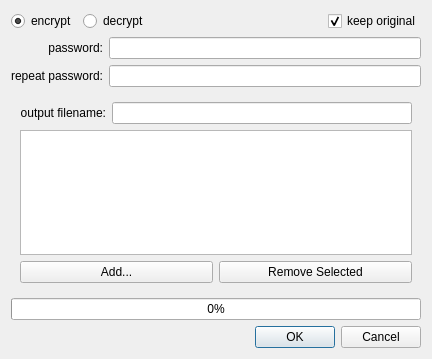
<?xml version="1.0" encoding="UTF-8"?>
<ui version="4.0">
 <class>PCPDialog</class>
 <widget class="QDialog" name="PCPDialog">
  <property name="geometry">
   <rect>
    <x>0</x>
    <y>0</y>
    <width>432</width>
    <height>359</height>
   </rect>
  </property>
  <property name="windowTitle">
   <string>Dialog</string>
  </property>
  <layout class="QVBoxLayout" name="verticalLayout_2">
   <item>
    <layout class="QHBoxLayout" name="horizontalLayout_2">
     <item>
      <widget class="QRadioButton" name="radioButton">
       <property name="text">
        <string>encrypt</string>
       </property>
       <property name="checked">
        <bool>true</bool>
       </property>
       <attribute name="buttonGroup">
        <string>buttonGroup</string>
       </attribute>
      </widget>
     </item>
     <item>
      <widget class="QRadioButton" name="radioButton_2">
       <property name="text">
        <string>decrypt</string>
       </property>
       <attribute name="buttonGroup">
        <string>buttonGroup</string>
       </attribute>
      </widget>
     </item>
     <item>
      <spacer name="horizontalSpacer">
       <property name="orientation">
        <enum>Qt::Horizontal</enum>
       </property>
       <property name="sizeHint" stdset="0">
        <size>
         <width>40</width>
         <height>20</height>
        </size>
       </property>
      </spacer>
     </item>
     <item>
      <widget class="QCheckBox" name="checkBox">
       <property name="text">
        <string>keep original</string>
       </property>
       <property name="checked">
        <bool>true</bool>
       </property>
      </widget>
     </item>
    </layout>
   </item>
   <item>
    <layout class="QGridLayout" name="gridLayout">
     <item row="0" column="0">
      <widget class="QLabel" name="label_4">
       <property name="text">
        <string>password:</string>
       </property>
       <property name="alignment">
        <set>Qt::AlignRight|Qt::AlignTrailing|Qt::AlignVCenter</set>
       </property>
      </widget>
     </item>
     <item row="0" column="1">
      <widget class="QLineEdit" name="passwordLineEdit">
       <property name="echoMode">
        <enum>QLineEdit::Password</enum>
       </property>
      </widget>
     </item>
     <item row="1" column="0">
      <widget class="QLabel" name="label_3">
       <property name="text">
        <string>repeat password:</string>
       </property>
       <property name="alignment">
        <set>Qt::AlignRight|Qt::AlignTrailing|Qt::AlignVCenter</set>
       </property>
      </widget>
     </item>
     <item row="1" column="1">
      <widget class="QLineEdit" name="password2LineEdit">
       <property name="echoMode">
        <enum>QLineEdit::Password</enum>
       </property>
      </widget>
     </item>
    </layout>
   </item>
   <item>
    <widget class="QStackedWidget" name="stackedWidget">
     <property name="currentIndex">
      <number>0</number>
     </property>
     <widget class="QWidget" name="page">
      <layout class="QVBoxLayout" name="verticalLayout">
       <item>
        <layout class="QHBoxLayout" name="horizontalLayout_3">
         <item>
          <widget class="QLabel" name="label_2">
           <property name="text">
            <string>output filename:</string>
           </property>
           <property name="alignment">
            <set>Qt::AlignRight|Qt::AlignTrailing|Qt::AlignVCenter</set>
           </property>
          </widget>
         </item>
         <item>
          <widget class="QLineEdit" name="outFilenameLineEdit"/>
         </item>
        </layout>
       </item>
       <item>
        <widget class="QListWidget" name="encryptionFileList"/>
       </item>
       <item>
        <layout class="QHBoxLayout" name="horizontalLayout_4">
         <item>
          <widget class="QPushButton" name="addFilesButton">
           <property name="text">
            <string>Add...</string>
           </property>
          </widget>
         </item>
         <item>
          <widget class="QPushButton" name="removeFilesButton">
           <property name="text">
            <string>Remove Selected</string>
           </property>
          </widget>
         </item>
        </layout>
       </item>
      </layout>
     </widget>
     <widget class="QWidget" name="page_2">
      <layout class="QVBoxLayout" name="verticalLayout_3">
       <item>
        <layout class="QHBoxLayout" name="horizontalLayout" stretch="0,0,0">
         <item>
          <widget class="QLabel" name="label">
           <property name="text">
            <string>path</string>
           </property>
          </widget>
         </item>
         <item>
          <widget class="QLineEdit" name="decryptionFileLineEdit"/>
         </item>
         <item>
          <widget class="QToolButton" name="selectFileButton">
           <property name="text">
            <string>...</string>
           </property>
          </widget>
         </item>
        </layout>
       </item>
      </layout>
     </widget>
    </widget>
   </item>
   <item>
    <widget class="QProgressBar" name="progressBar">
     <property name="value">
      <number>0</number>
     </property>
    </widget>
   </item>
   <item>
    <widget class="QDialogButtonBox" name="buttonBox">
     <property name="standardButtons">
      <set>QDialogButtonBox::Cancel|QDialogButtonBox::Ok</set>
     </property>
    </widget>
   </item>
  </layout>
 </widget>
 <tabstops>
  <tabstop>radioButton</tabstop>
  <tabstop>radioButton_2</tabstop>
  <tabstop>passwordLineEdit</tabstop>
  <tabstop>password2LineEdit</tabstop>
  <tabstop>addFilesButton</tabstop>
  <tabstop>removeFilesButton</tabstop>
  <tabstop>encryptionFileList</tabstop>
  <tabstop>selectFileButton</tabstop>
  <tabstop>decryptionFileLineEdit</tabstop>
 </tabstops>
 <resources/>
 <connections>
  <connection>
   <sender>buttonGroup</sender>
   <signal>buttonClicked(int)</signal>
   <receiver>stackedWidget</receiver>
   <slot>setCurrentIndex(int)</slot>
   <hints>
    <hint type="sourcelabel">
     <x>-1</x>
     <y>-1</y>
    </hint>
    <hint type="destinationlabel">
     <x>156</x>
     <y>266</y>
    </hint>
   </hints>
  </connection>
  <connection>
   <sender>buttonBox</sender>
   <signal>rejected()</signal>
   <receiver>PCPDialog</receiver>
   <slot>reject()</slot>
   <hints>
    <hint type="sourcelabel">
     <x>397</x>
     <y>319</y>
    </hint>
    <hint type="destinationlabel">
     <x>427</x>
     <y>292</y>
    </hint>
   </hints>
  </connection>
  <connection>
   <sender>buttonBox</sender>
   <signal>accepted()</signal>
   <receiver>PCPDialog</receiver>
   <slot>accept()</slot>
   <hints>
    <hint type="sourcelabel">
     <x>287</x>
     <y>313</y>
    </hint>
    <hint type="destinationlabel">
     <x>427</x>
     <y>264</y>
    </hint>
   </hints>
  </connection>
 </connections>
 <buttongroups>
  <buttongroup name="buttonGroup"/>
 </buttongroups>
</ui>
